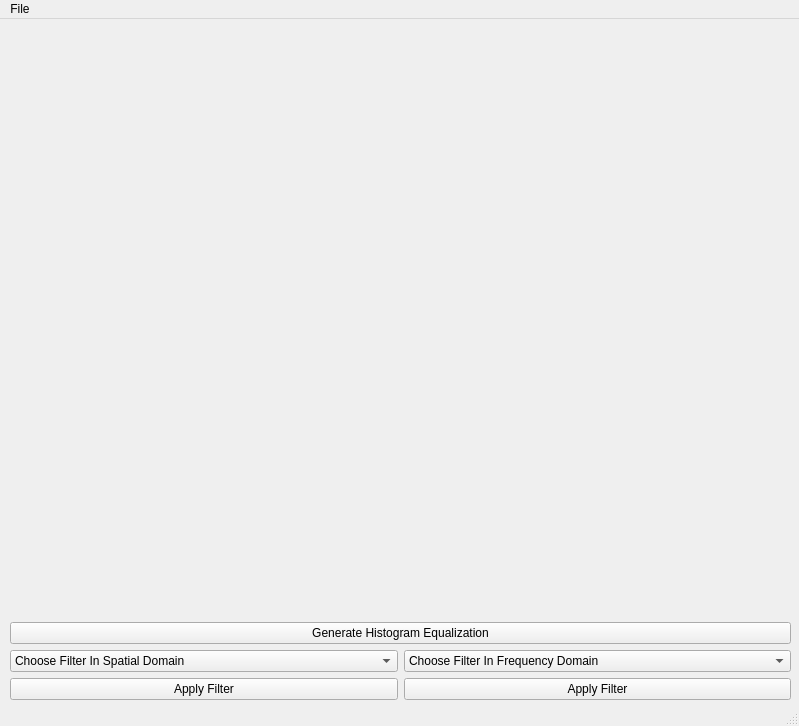
<?xml version="1.0" encoding="UTF-8"?>
<ui version="4.0">
 <class>MainWindow</class>
 <widget class="QMainWindow" name="MainWindow">
  <property name="geometry">
   <rect>
    <x>0</x>
    <y>0</y>
    <width>799</width>
    <height>726</height>
   </rect>
  </property>
  <property name="windowTitle">
   <string>MainWindow</string>
  </property>
  <widget class="QWidget" name="centralwidget">
   <widget class="QWidget" name="gridLayoutWidget">
    <property name="geometry">
     <rect>
      <x>10</x>
      <y>10</y>
      <width>781</width>
      <height>671</height>
     </rect>
    </property>
    <layout class="QGridLayout" name="gridLayout">
     <item row="1" column="0">
      <widget class="QLabel" name="label_3">
       <property name="text">
        <string/>
       </property>
       <property name="scaledContents">
        <bool>true</bool>
       </property>
       <property name="alignment">
        <set>Qt::AlignCenter</set>
       </property>
      </widget>
     </item>
     <item row="3" column="0">
      <widget class="QComboBox" name="comboBox">
       <item>
        <property name="text">
         <string>Choose Filter In Spatial Domain</string>
        </property>
       </item>
       <item>
        <property name="text">
         <string>Median</string>
        </property>
       </item>
       <item>
        <property name="text">
         <string>Laplacian</string>
        </property>
       </item>
      </widget>
     </item>
     <item row="4" column="0">
      <widget class="QPushButton" name="pushButton_2">
       <property name="text">
        <string>Apply Filter</string>
       </property>
      </widget>
     </item>
     <item row="4" column="1">
      <widget class="QPushButton" name="pushButton_3">
       <property name="text">
        <string>Apply Filter</string>
       </property>
      </widget>
     </item>
     <item row="3" column="1">
      <widget class="QComboBox" name="comboBox_4">
       <item>
        <property name="text">
         <string>Choose Filter In Frequency Domain</string>
        </property>
       </item>
       <item>
        <property name="text">
         <string>Low pass</string>
        </property>
       </item>
       <item>
        <property name="text">
         <string>High pass</string>
        </property>
       </item>
      </widget>
     </item>
     <item row="0" column="0">
      <widget class="QLabel" name="label_2">
       <property name="text">
        <string/>
       </property>
       <property name="scaledContents">
        <bool>true</bool>
       </property>
       <property name="alignment">
        <set>Qt::AlignCenter</set>
       </property>
      </widget>
     </item>
     <item row="0" column="1">
      <widget class="QLabel" name="label">
       <property name="text">
        <string/>
       </property>
       <property name="scaledContents">
        <bool>true</bool>
       </property>
       <property name="alignment">
        <set>Qt::AlignCenter</set>
       </property>
      </widget>
     </item>
     <item row="2" column="0" colspan="2">
      <widget class="QPushButton" name="pushButton">
       <property name="text">
        <string>Generate Histogram Equalization</string>
       </property>
      </widget>
     </item>
     <item row="1" column="1">
      <widget class="QLabel" name="label_4">
       <property name="text">
        <string/>
       </property>
       <property name="scaledContents">
        <bool>true</bool>
       </property>
       <property name="alignment">
        <set>Qt::AlignCenter</set>
       </property>
      </widget>
     </item>
    </layout>
   </widget>
  </widget>
  <widget class="QMenuBar" name="menubar">
   <property name="geometry">
    <rect>
     <x>0</x>
     <y>0</y>
     <width>799</width>
     <height>21</height>
    </rect>
   </property>
   <widget class="QMenu" name="menuChoose_Photo">
    <property name="title">
     <string>File</string>
    </property>
    <addaction name="actionChoose_Photo"/>
   </widget>
   <addaction name="menuChoose_Photo"/>
  </widget>
  <widget class="QStatusBar" name="statusbar"/>
  <action name="actionChoose_Photo">
   <property name="text">
    <string>Choose Photo</string>
   </property>
  </action>
 </widget>
 <resources/>
 <connections/>
</ui>
